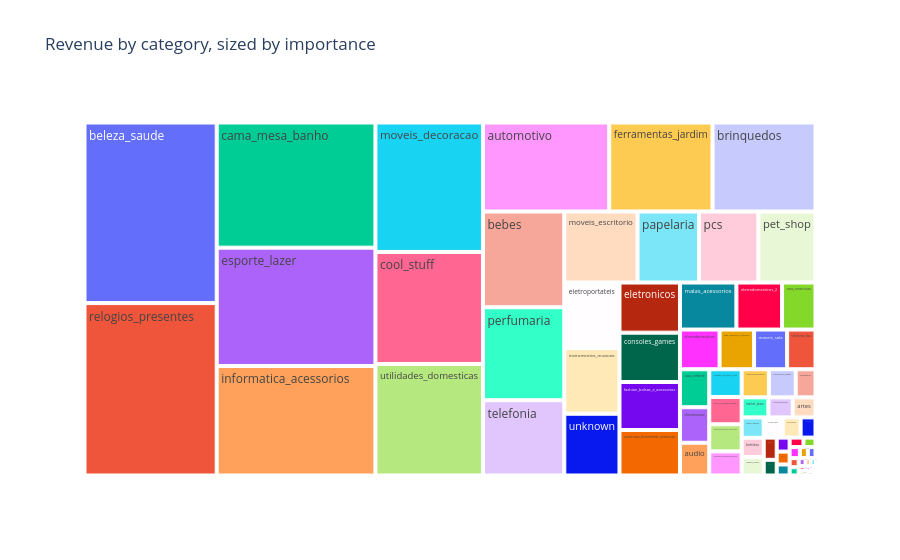

Notebook cell for this chart:
### Markdown cell above
Orders with lower review scores tend to have delivery delay values further above zero, meaning they arrived later than estimated. Orders with 5-star reviews cluster closer to or below zero (arriving on time or early), reinforcing that meeting delivery estimates is closely tied to customer satisfaction.

### Code cell
category_revenue = analysis.groupby('product_category_name')['price'].sum().reset_index()
fig = px.treemap(category_revenue, path=['product_category_name'], values='price', title='Revenue by category, sized by importance')
fig.show()

### Figure 1 — Plotly figure (JSON) as saved in the notebook; plotly's stock layout.template omitted (floating-point values rounded to 4 significant figures)
{"data": [{"branchvalues": "total", "domain": {"x": [0, 1], "y": [0, 1]}, "hovertemplate": "labels=%{label}<br>price=%{value}<br>parent=%{parent}<br>id=%{id}<extra></extra>", "ids": ["agro_industria_e_comercio", "alimentos", "alimentos_bebidas", "artes", "artes_e_artesanato", "artigos_de_festas", "artigos_de_natal", "audio", "automotivo", "bebes", "bebidas", "beleza_saude", "brinquedos", "cama_mesa_banho", "casa_conforto", "casa_conforto_2", "casa_construcao", "cds_dvds_musicais", "cine_foto", "climatizacao", "consoles_games", "construcao_ferramentas_construcao", "construcao_ferramentas_ferramentas", "construcao_ferramentas_iluminacao", "construcao_ferramentas_jardim", "construcao_ferramentas_seguranca", "cool_stuff", "dvds_blu_ray", "eletrodomesticos", "eletrodomesticos_2", "eletronicos", "eletroportateis", "esporte_lazer", "fashion_bolsas_e_acessorios", "fashion_calcados", "fashion_esporte", "fashion_roupa_feminina", "fashion_roupa_infanto_juvenil", "fashion_roupa_masculina", "fashion_underwear_e_moda_praia", "ferramentas_jardim", "flores", "fraldas_higiene", "industria_comercio_e_negocios", "informatica_acessorios", "instrumentos_musicais", "la_cuisine", "livros_importados", "livros_interesse_geral", "livros_tecnicos", "malas_acessorios", "market_place", "moveis_colchao_e_estofado", "moveis_cozinha_area_de_servico_jantar_e_jardim", "moveis_decoracao", "moveis_escritorio", "moveis_quarto", "moveis_sala", "musica", "papelaria", "pc_gamer", "pcs", "perfumaria", "pet_shop", "portateis_casa_forno_e_cafe", "portateis_cozinha_e_preparadores_de_alimentos", "relogios_presentes", "seguros_e_servicos", "sinalizacao_e_seguranca", "tablets_impressao_imagem", "telefonia", "telefonia_fixa", "unknown", "utilidades_domesticas"], "labels": ["agro_industria_e_comercio", "alimentos", "alimentos_bebidas", "artes", "artes_e_artesanato", "artigos_de_festas", "artigos_de_natal", "audio", "automotivo", "bebes", "bebidas", "beleza_saude", "brinquedos", "cama_mesa_banho", "casa_conforto", "casa_conforto_2", "casa_construcao", "cds_dvds_musicais", "cine_foto", "climatizacao", "consoles_games", "construcao_ferramentas_construcao", "construcao_ferramentas_ferramentas", "construcao_ferramentas_iluminacao", "construcao_ferramentas_jardim", "construcao_ferramentas_seguranca", "cool_stuff", "dvds_blu_ray", "eletrodomesticos", "eletrodomesticos_2", "eletronicos", "eletroportateis", "esporte_lazer", "fashion_bolsas_e_acessorios", "fashion_calcados", "fashion_esporte", "fashion_roupa_feminina", "fashion_roupa_infanto_juvenil", "fashion_roupa_masculina", "fashion_underwear_e_moda_praia", "ferramentas_jardim", "flores", "fraldas_higiene", "industria_comercio_e_negocios", "informatica_acessorios", "instrumentos_musicais", "la_cuisine", "livros_importados", "livros_interesse_geral", "livros_tecnicos", "malas_acessorios", "market_place", "moveis_colchao_e_estofado", "moveis_cozinha_area_de_servico_jantar_e_jardim", "moveis_decoracao", "moveis_escritorio", "moveis_quarto", "moveis_sala", "musica", "papelaria", "pc_gamer", "pcs", "perfumaria", "pet_shop", "portateis_casa_forno_e_cafe", "portateis_cozinha_e_preparadores_de_alimentos", "relogios_presentes", "seguros_e_servicos", "sinalizacao_e_seguranca", "tablets_impressao_imagem", "telefonia", "telefonia_fixa", "unknown", "utilidades_domesticas"], "name": "", "parents": ["", "", "", "", "", "", "", "", "", "", "", "", "", "", "", "", "", "", "", "", "", "", "", "", "", "", "", "", "", "", "", "", "", "", "", "", "", "", "", "", "", "", "", "", "", "", "", "", "", "", "", "", "", "", "", "", "", "", "", "", "", "", "", "", "", "", "", "", "", "", "", "", "", ""], "type": "treemap", "values": [72530.0, 29390.0, 15270.0, 24200.0, 1814.0, 4485.0, 8801.0, 50740.0, 594400.0, 412100.0, 22510.0, 1263000.0, 484800.0, 1051000.0, 58830.0, 760.3, 83210.0, 730.0, 6949.0, 55020.0, 158000.0, 145500.0, 15900.0, 41310.0, 25770.0, 40540.0, 637300.0, 5999.0, 83200.0, 113600.0, 160400.0, 191600.0, 993700.0, 153700.0, 23770.0, 2144.0, 2889.0, 569.9, 10800.0, 9542.0, 486400.0, 1110.0, 1568.0, 39750.0, 919600.0, 191500.0, 2055.0, 4640.0, 46860.0, 19150.0, 140400.0, 28380.0, 4368.0, 46460.0, 736300.0, 275200.0, 20280.0, 69430.0, 6034.0, 231300.0, 1546.0, 223000.0, 400200.0, 214600.0, 47450.0, 3969.0, 1206000.0, 283.3, 21510.0, 7528.0, 323800.0, 59620.0, 180300.0, 634500.0]}], "layout": {"legend": {"tracegroupgap": 0}, "title": {"text": "Revenue by category, sized by importance"}}}
